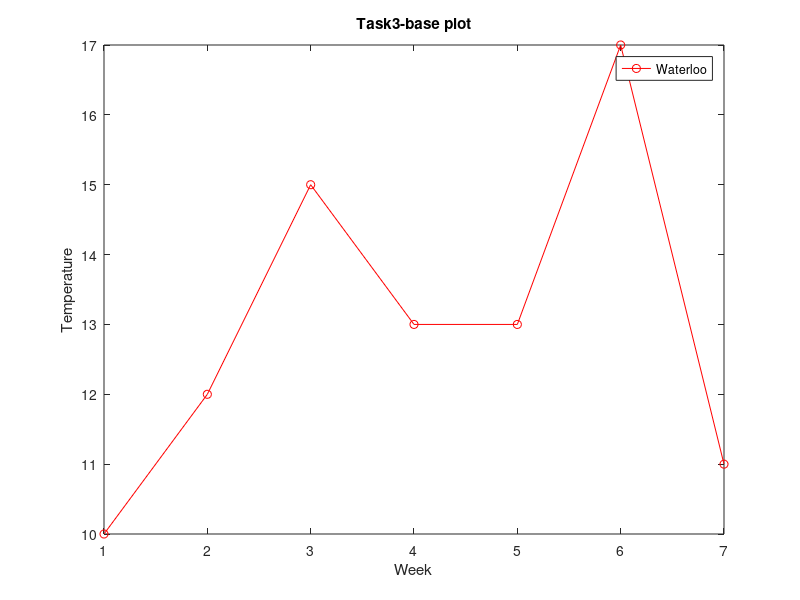

The MATLAB script that drew this image:
% Plotting
% Author: Chul Min Yeum
% Email: cmyeum@uwaterloo.ca
% Last updated: 2019-06-12

% Write your script to solve questions in a cumulative way

%% Task 3: Advanced Plotting
close;clc;clear

x = 1:7;
y = [10 12 15 13 13 17 11];
plot(x,y, '-ro')

legend('Waterloo');
xlabel('Week');
ylabel('Temperature');
title('Task3-base plot');

%% Task3-Q1: Change the font size (20) of all axis labels
% https://www.mathworks.com/help/matlab/ref/xlabel.html#namevaluepairarguments
close;clc;clear

%% Task3-Q2: Change x-axis tick values as (Mon, Tue, Wed, Thu, Fri, Sat, Sun)
% https://www.mathworks.com/help/matlab/ref/xticks.html
% https://www.mathworks.com/help/matlab/ref/xticklabels.html
close;clc;clear

%% Task3-Q3: Change the box line width, tick font size, tick font weigth
% https://www.mathworks.com/help/matlab/ref/matlab.graphics.axis.axes-properties.html
%{
ax = gca;
ax.FontSize = 12;
ax.FontWeight = 'bold';
ax.LineWidth = 2;
%}
close;clc;clear

%% Task3-Q4: Change the legend position from right top to left top
% https://www.mathworks.com/help/matlab/ref/legend.html#bt6ef_q-1-lcn
close;clc;clear

%% Task3-Q5: Change marker size, edge color, and face color
% https://www.mathworks.com/help/matlab/ref/plot.html
% check the examples
close;clc;clear

%% Task3-Q6: Change the figure size
% https://www.mathworks.com/help/matlab/ref/figure.html#namevaluepairarguments
% set(gcf, 'Position', [100 100 1000 500]);
close;clc;clear

%% Task3-Q7: Draw the figure for Q5 in a figure window named 'AE121 Q5' and
%% the figure for Q6 in a figure window named 'AE121 Q6'
% https://www.mathworks.com/help/matlab/ref/figure.html#namevaluepairarguments
% https://www.mathworks.com/help/matlab/ref/matlab.ui.figure-properties.html#buiwuyk-1-NumberTitle
close;clc;clear

%% Task3-Q8: Add a text of 'Today' and arrow at the marker of Friday's temperature
% https://www.mathworks.com/help/matlab/ref/text.html
close;clc;clear

